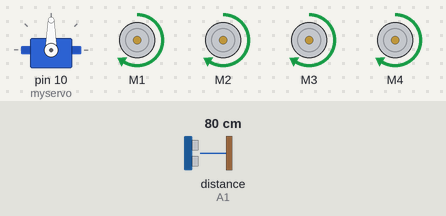
The sketch below on a simulated Arduino Uno, built with avr-gcc and run on an emulated ATmega328P. On the bench: servo, 4 × DC motor (green arrow = forward, orange = backward, longer = faster). Wiring (inferred from the names in the program): ultrasonic range finder: trigger A0; echo A1. Inputs (shaded band) come from the test bench; at power-on: distance to the obstacle (sensor on A1) 80 cm. The echo pulse lasts 58.3 µs per cm.

Above: at 1.8 s.
1.9 s: distance to the obstacle (sensor on A1) set to 45 cm
3.4 s: distance to the obstacle (sensor on A1) set to 37 cm
At 4.4 s:
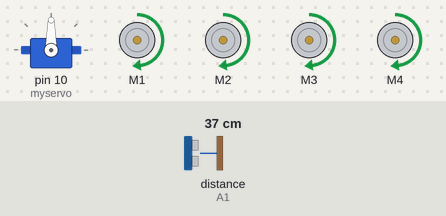
4.9 s: distance to the obstacle (sensor on A1) set to 28 cm
6.4 s: distance to the obstacle (sensor on A1) set to 24 cm
At 6.49 s:
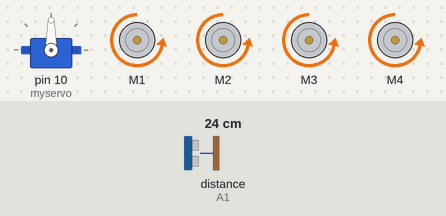
At 6.96 s:
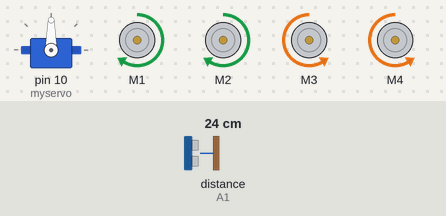
Timing chart, 0 to 10.4 s (numbered marks = the images above; inputs shaded):
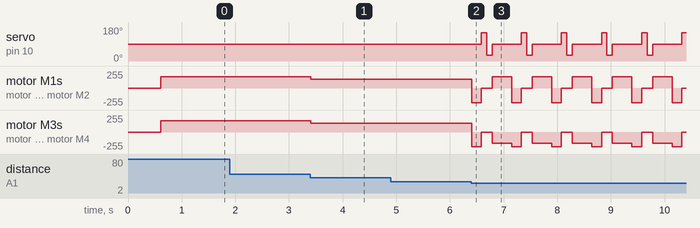

Measured:
- the behaviour switches between 42 and 41 cm on distance to the obstacle (sensor on A1) (found by bisection; images 0 and 1)
- the behaviour switches between 27 and 26 cm on distance to the obstacle (sensor on A1) (found by bisection; images 1 and 2)
- after the input at 1.9 s, every drawn part: stays the same
- after the input at 3.4 s, motor M1–4: forward 170/255 → forward 130/255 at once
- after the input at 4.9 s, every drawn part: stays the same
- after the input at 6.4 s, servo on pin 10 (myservo): 90° → 150° after 0.18 s, then repeats every 0.75 s: 30° 0.10 s, 90° 0.54 s, 150° 0.10 s; motor M1: forward 130/255 → backward 220/255 at once, then repeats every 0.75 s: stopped 0.20 s, forward 170/255 0.36 s, backward 220/255 0.18 s

The sketch:

Dust_Cleaning_Bot.ino
```cpp
#include <AFMotor.h>
#include <Servo.h>

// ---------------- CONFIG ----------------
#define TRIG_PIN A0
#define ECHO_PIN A1

#define SAFE_DISTANCE 25
#define FAR_DISTANCE 40

Servo myservo;

// Motors
AF_DCMotor m1(1);
AF_DCMotor m2(2);
AF_DCMotor m3(3);
AF_DCMotor m4(4);

// ---------------- DISTANCE ----------------
long readDistance() {

  digitalWrite(TRIG_PIN, LOW);
  delayMicroseconds(2);

  digitalWrite(TRIG_PIN, HIGH);
  delayMicroseconds(8);

  digitalWrite(TRIG_PIN, LOW);

  long duration = pulseIn(ECHO_PIN, HIGH, 10000);
  if(duration == 0) return 300;

  return duration * 0.034 / 2;
}

// ---------------- MOTOR ----------------
void setSpeedAll(int spd){
  m1.setSpeed(spd);
  m2.setSpeed(spd);
  m3.setSpeed(spd);
  m4.setSpeed(spd);
}

void forwardFast(){
  setSpeedAll(170);
  m1.run(FORWARD); m2.run(FORWARD);
  m3.run(FORWARD); m4.run(FORWARD);
}

void forwardSlow(){
  setSpeedAll(130);
  m1.run(FORWARD); m2.run(FORWARD);
  m3.run(FORWARD); m4.run(FORWARD);
}

void stopBot(){
  m1.run(RELEASE); m2.run(RELEASE);
  m3.run(RELEASE); m4.run(RELEASE);
}

// 🔥 FAST SHARP REVERSE
void reverseFast(){
  setSpeedAll(220);   // high speed reverse
  m1.run(BACKWARD); m2.run(BACKWARD);
  m3.run(BACKWARD); m4.run(BACKWARD);
  delay(180);         // short but powerful
  stopBot();
}

void turnLeft(){
  setSpeedAll(170);
  m1.run(BACKWARD); m2.run(BACKWARD);
  m3.run(FORWARD);  m4.run(FORWARD);
  delay(360);
  stopBot();
}

void turnRight(){
  setSpeedAll(170);
  m1.run(FORWARD);  m2.run(FORWARD);
  m3.run(BACKWARD); m4.run(BACKWARD);
  delay(360);
  stopBot();
}

// ---------------- SETUP ----------------
void setup(){

  pinMode(TRIG_PIN, OUTPUT);
  pinMode(ECHO_PIN, INPUT);

  myservo.attach(10);
  myservo.write(90);

  delay(600);
}

// ---------------- LOOP ----------------
void loop(){

  myservo.write(90);
  long front = readDistance();

  if(front > FAR_DISTANCE){
    forwardFast();
  }
  else if(front > SAFE_DISTANCE){
    forwardSlow();
  }
  else{
    // 🚨 INSTANT ACTION
    stopBot();
    reverseFast();   // fast reverse immediately

    long leftDist, rightDist;

    myservo.write(150);
    delay(100);
    leftDist = readDistance();

    myservo.write(30);
    delay(100);
    rightDist = readDistance();

    myservo.write(90);

    if(leftDist > rightDist)
      turnLeft();
    else
      turnRight();
  }
}
```
